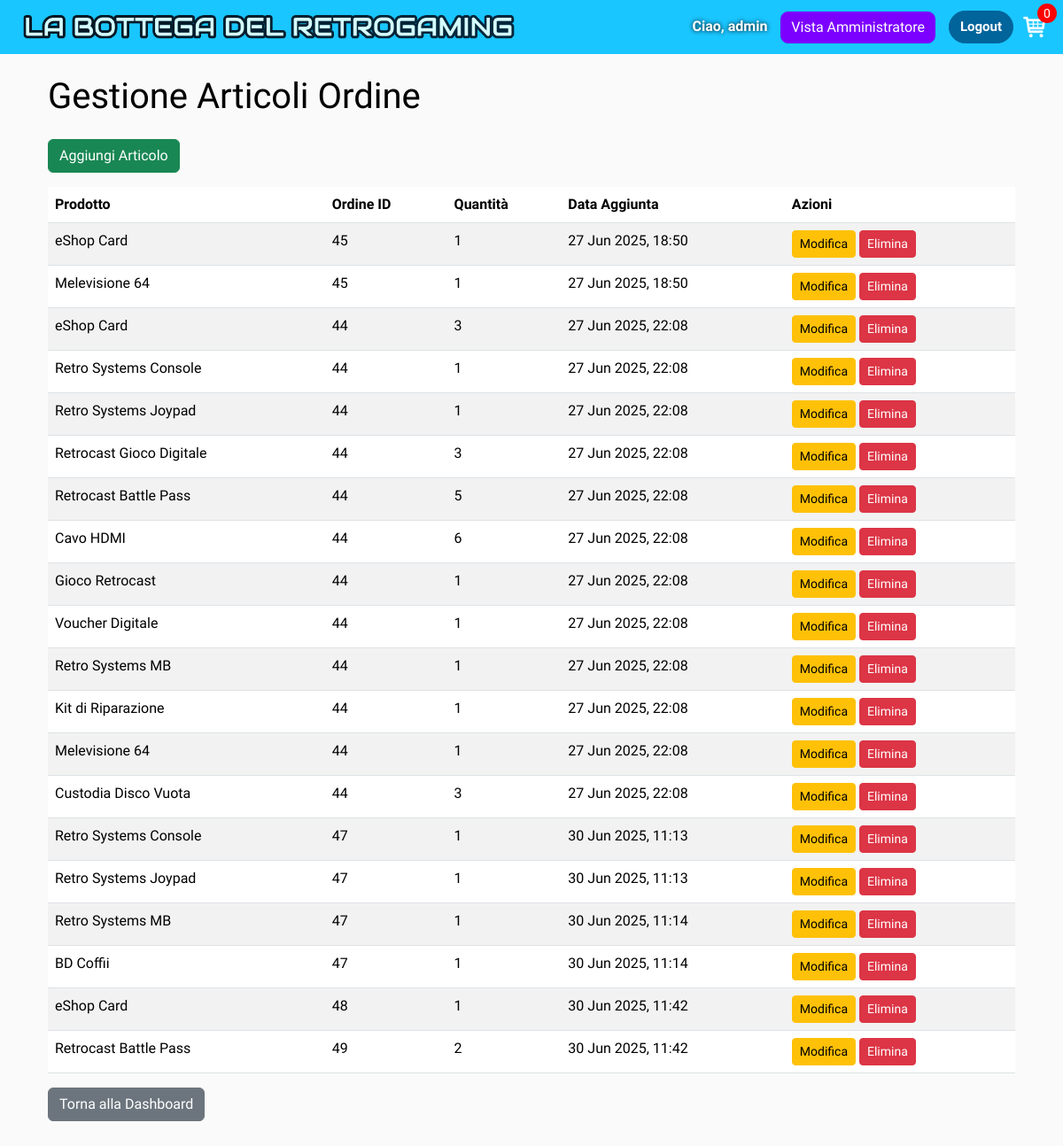
Screenshot of /manager/orderitems/ (signed in) with the database file from the repository.
### user_management/models.py (models this page shows, shortened)
class CustomUser(AbstractUser):
    ADMIN = 'ADMIN'
    CUSTOMER = 'CUSTOMER'
    USER_TYPE_CHOICES = (
        (ADMIN, 'Admin'),
        (CUSTOMER, 'Customer'),
    )
    user_type = models.CharField(
        max_length=10,
        choices=USER_TYPE_CHOICES,
        default=CUSTOMER
    )
    name = models.CharField("Nome visualizzato", max_length=200, blank=True, null=True)
    email = models.CharField(max_length=254, blank=True, verbose_name='email address')
    def __str__(self):
        if self.name:
            return self.name
        return self.username

### bottega_retrogaming/models.py (models this page shows, shortened)
class OrderItem(models.Model):
    product = models.ForeignKey(Product, on_delete=models.SET_NULL, null=True)
    order = models.ForeignKey(Order, on_delete=models.SET_NULL, null=True)
    quantity = models.IntegerField(default=0, null=True, blank=True)
    date_added = models.DateTimeField(auto_now_add=True)

class Product(models.Model):
    name = models.CharField(max_length=200)
    price = models.DecimalField(max_digits=10, decimal_places=2)
    digital = models.BooleanField(default=False, null=True, blank=True)
    description = models.CharField("Descrizione", max_length=500, null=True, blank=True)
    image = CloudinaryField('image')

class Order(models.Model):
    customer = models.ForeignKey(settings.AUTH_USER_MODEL, on_delete=models.SET_NULL, blank=True, null=True)
    date_ordered = models.DateTimeField(auto_now_add=True)
    complete = models.BooleanField(default=False)
    transaction_id = models.CharField(max_length=100, null=True)
    @property
    def get_cart_items(self):
        orderitems = self.orderitem_set.all()
        total = sum(item.quantity for item in orderitems)
        return total

### manager_view/views.py (the view)
# urls.py: path('orderitems/', views.OrderItemListView.as_view(), name='orderitem_list'),
class OrderItemListView(AdminRequiredMixin, ListView):
    model = OrderItem
    template_name = 'manager_view/orderitem_list.html'
    context_object_name = 'orderitems'

### bottega_retrogaming/utils.py (called while the page is built)
def cartData(request):
    if request.user.is_authenticated:
        customer = request.user
        try:
            order = Order.objects.get(customer=customer, complete=False)
        except Order.DoesNotExist:
            order, created = Order.objects.get_or_create(customer=customer, complete=False)
        items = order.orderitem_set.all()
        cartItems = order.get_cart_items
    else:
        cookieData = cookieCart(request)
        cartItems = cookieData['cartItems']
        order = cookieData['order']
        items = cookieData['items']
    return {'cartItems': cartItems, 'order': order, 'items': items}

### manager_view/views.py (called while the page is built)
    def test_func(self):
        return self.request.user.is_authenticated and self.request.user.user_type == 'ADMIN'

    def get_context_data(self, **kwargs):
        context = super().get_context_data(**kwargs)
        data = cartData(self.request)
        context['cartItems'] = data.get('cartItems', 0)
        return context

### manager_view/templates/manager_view/orderitem_list.html
{% extends 'bottega_retrogaming/main.html' %}
{% block content %}
<div class="container large-bottom-margin mt-4">
    <h1 id="item-title" class="mb-4">Gestione Articoli Ordine</h1>
    <a href="{% url 'manager_view:orderitem_add' %}" class="btn btn-success mb-3">Aggiungi Articolo</a>
    <table class="table table-striped">
        <thead>
            <tr>
                <th>Prodotto</th>
                <th>Ordine ID</th>
                <th>Quantità</th>
                <th>Data Aggiunta</th>
                <th>Azioni</th>
            </tr>
        </thead>
        <tbody>
            {% for item in orderitems %}
            <tr>
                <td>{{ item.product.name|default:"N/A" }}</td>
                <td>{{ item.order.id|default:"N/A" }}</td>
                <td>{{ item.quantity }}</td>
                <td>{{ item.date_added|date:"d M Y, H:i" }}</td>
                <td>
                    <a href="{% url 'manager_view:orderitem_edit' item.pk %}" class="btn btn-warning btn-sm">Modifica</a>
                    <a href="{% url 'manager_view:orderitem_delete' item.pk %}" class="btn btn-danger btn-sm">Elimina</a>
                </td>
            </tr>
            {% empty %}
            <tr>
                <td colspan="5">Nessun articolo trovato.</td>
            </tr>
            {% endfor %}
        </tbody>
    </table>
    <a href="{% url 'manager_view:admin_dashboard' %}" class="btn btn-secondary">Torna alla Dashboard</a>
</div>
{% endblock content %}

### bottega_retrogaming/templates/bottega_retrogaming/main.html (shortened to what this page needs)
<!DOCTYPE html>
{% load static %}
<html lang="en">
<head>
    <link href="https://cdn.jsdelivr.net/npm/bootstrap@5.3.7/dist/css/bootstrap.min.css"
          rel="stylesheet"
>
    <link rel="stylesheet" type="text/css" href="{% static 'css/main.css' %}">
</head>
<body>
<nav class="navbar navbar-expand-lg navbar-dark bg-dark">
    <div class="container-fluid"><a class="navbar-brand" href="{% url 'store' %}">
        <img src="{% static 'images/bdretro_logo.png' %}" alt="Logo" class="logo-navbar">
    </a>
        <div class="collapse navbar-collapse" id="navbarSupportedContent">
            {% url 'login' as login_url %}
            <div class="form-inline my-2 my-lg-0 {% if request.path == login_url %}d-none{% endif %}">
                {% if user.is_authenticated %}
                    <span class="navbar-text mr-3">Ciao, {{ user.username }}</span>
                    {% if user.user_type == 'ADMIN' %}
                        <a href="{% url 'manager_view:admin_dashboard' %}"
                           id="admin-view-btn" class="btn btn-info" style="margin-right: 10px;">Vista Amministratore</a>
                    {% endif %} <form method="post" action="{% url 'logout' %}" style="display: inline;">
                        <button type="submit" class="btn btn-logout">Logout</button>
                    </form>
                {% else %}
                    <a href="{% url 'login' %}" class="btn btn-login">Login</a>
                {% endif %}
                <a href="{% url 'cart' %}">
                    <img id="cart-icon" src="{% static 'images/cart.png' %}" alt="cart-icon">
                </a>
                <p id="cart-total">{{ cartItems }}</p>
            </div>
        </div>
    </div>
</nav>
<div class="container">
    {% block content %}
    {% endblock content %}
</div>
</body>
</html>

### static/css/main.css (style rules this page uses)
body { background-color: hsl(0, 0%, 98%); font-family: 'Audiowide', sans-serif; }
h1, h2, h3, h4, h5, h6 { color: hsl(0, 0%, 30%); }
.bg-dark { background-color: #1ac6ff !important; }
.logo-navbar { height: 35px; width: auto; vertical-align: middle; margin-right: 8px; }
#cart-icon { width: 25px; display: inline-block; margin-left: 15px; position: relative; left: -8px; }
#cart-total { position: absolute; right: 7px; top: 4px; display: flex; justify-content: center; align-items: center; color: #fff; background-color: red; width: 22px; height: 22px; border-radius: 50%; font-size: 14px; }
.btn-login, .btn-logout { border-radius: 25px; background-color: #01649b; border-color: #01649b; color: #ffffff; font-size: 15px; font-weight: bold; }
.navbar-text { color: white; text-shadow: 0 0 5px #000; font-weight: 700; }
#admin-view-btn { background-color: #7c00ff; color: white; border-radius: 10px; margin-left: 10px; }
#admin-title, #sa-title, #item-title, #pr-title, #del-title, #or-title, #form-admin-title { font-size: 2.5rem; color: black; }
.large-bottom-margin { margin-bottom: 30vh; }

### rows the page displays
CustomUser: username "admin"
OrderItem: product.name "eShop Card", order.id "45", quantity "1", date_added "27 Jun 2025, 18:50"
OrderItem: product.name "Melevisione 64", order.id "45", quantity "1", date_added "27 Jun 2025, 18:50"
OrderItem: product.name "eShop Card", order.id "44", quantity "3", date_added "27 Jun 2025, 22:08"
OrderItem: product.name "Retro Systems Console", order.id "44", quantity "1", date_added "27 Jun 2025, 22:08"
OrderItem: product.name "Retro Systems Joypad", order.id "44", quantity "1", date_added "27 Jun 2025, 22:08"
OrderItem: product.name "Retrocast Gioco Digitale", order.id "44", quantity "3", date_added "27 Jun 2025, 22:08"
OrderItem: product.name "Retrocast Battle Pass", order.id "44", quantity "5", date_added "27 Jun 2025, 22:08"
OrderItem: product.name "Cavo HDMI", order.id "44", quantity "6", date_added "27 Jun 2025, 22:08"
OrderItem: product.name "Gioco Retrocast", order.id "44", quantity "1", date_added "27 Jun 2025, 22:08"
OrderItem: product.name "Voucher Digitale", order.id "44", quantity "1", date_added "27 Jun 2025, 22:08"
OrderItem: product.name "Retro Systems MB", order.id "44", quantity "1", date_added "27 Jun 2025, 22:08"
OrderItem: product.name "Kit di Riparazione", order.id "44", quantity "1", date_added "27 Jun 2025, 22:08"
OrderItem: product.name "Melevisione 64", order.id "44", quantity "1", date_added "27 Jun 2025, 22:08"
OrderItem: product.name "Custodia Disco Vuota", order.id "44", quantity "3", date_added "27 Jun 2025, 22:08"
OrderItem: product.name "Retro Systems Console", order.id "47", quantity "1", date_added "30 Jun 2025, 11:13"
OrderItem: product.name "Retro Systems Joypad", order.id "47", quantity "1", date_added "30 Jun 2025, 11:13"
OrderItem: product.name "Retro Systems MB", order.id "47", quantity "1", date_added "30 Jun 2025, 11:14"
OrderItem: product.name "BD Coffii", order.id "47", quantity "1", date_added "30 Jun 2025, 11:14"
OrderItem: product.name "eShop Card", order.id "48", quantity "1", date_added "30 Jun 2025, 11:42"
OrderItem: product.name "Retrocast Battle Pass", order.id "49", quantity "2", date_added "30 Jun 2025, 11:42"

### other values shown
{{ cartItems }} "0"
